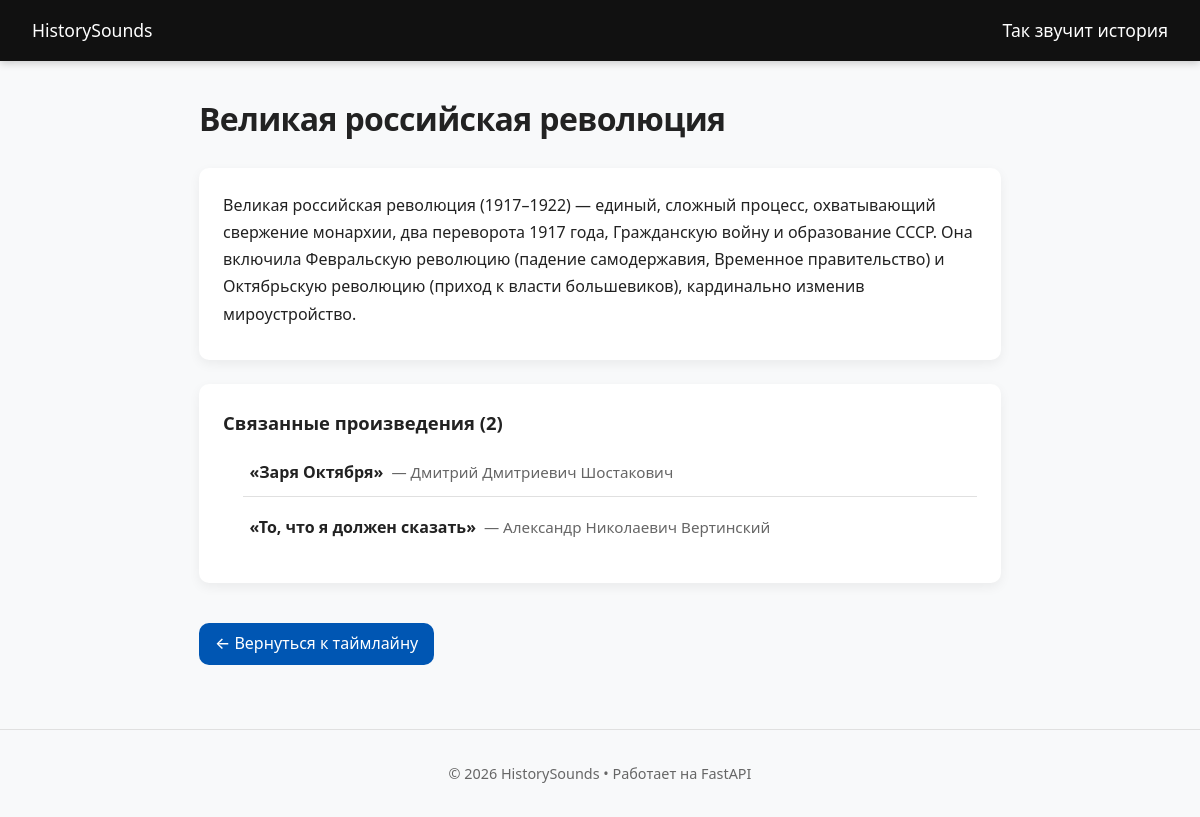
Screenshot of /event/4 with the database file from the repository.
### models/events.py (models this page shows)
class Event(Base):
    __tablename__ = "events"
    id = Column(Integer, primary_key=True, index=True, autoincrement=True)
    title = Column(String, nullable=True)
    description = Column(String, nullable=False)
    excel_id = Column(String, index=True)
    songs = relationship("Song", secondary=song_event, back_populates="events")
    year_start = Column(Integer, nullable=True)
    year_end = Column(Integer, nullable=True)

### models/songs.py (models this page shows)
class Song(Base):
    __tablename__ = "songs"
    id = Column(Integer, primary_key=True, index=True, autoincrement=True)
    name = Column(String, nullable=False)
    composer = Column(String, nullable=False)
    description = Column(Text, nullable=True)
    composer_info = Column(String, nullable=True)
    link = Column(String, nullable=True)
    events = relationship("Event", secondary=song_event, back_populates="songs")

### app.py (the view)
@app.get("/event/{event_id}", response_class=HTMLResponse)
async def event_page(request: Request, event_id: int, db: Session = Depends(get_db)):
    event = db.query(Event).filter(Event.id == event_id).first()
    if not event:
        raise HTTPException(status_code=404, detail="Event not found")
    return templates.TemplateResponse(request, "event.html", {"event": event})

### templates/event.html (shortened to what this page needs)
{% extends "base.html" %}
{% block content %}
<article class="event-page">
  <div class="page-header">
    <h1>{{ event.title }}</h1>
  </div>
  <div class="card">
    <p>{{ event.description }}</p>
  </div>
  {% if event.songs %}
  <div class="card">
    <h3>Связанные произведения ({{ event.songs|length }})</h3>
    <ul class="song-list">
{% for song in event.songs %}
  <li>
    <a href="/song/{{ song.name | e }}?from_event={{ event.id }}" class="song-link">
      <span class="song-title">{{ song.name }}</span>
      <span class="song-composer">
        {% if song.composer and song.composer|lower not in ['nan','none','','?','—','-'] %}
          — {{ song.composer }}
        {% else %}
          — <em>Автор неизвестен</em>
        {% endif %}
      </span>
    </a>
  </li>
{% endfor %}
</ul>
  </div>
  {% else %}
  <div class="card">
    <p style="color:var(--text-muted); font-style:italic;">Нет связанных музыкальных произведений.</p>
  </div>
  {% endif %}
  <a href="/" class="back-btn">← Вернуться к таймлайну</a>
</article>
{% endblock %}

### static/style.css (style rules this page uses)
:root { --primary: #0056b3; --primary-hover: #003d82; --bg: #f8f9fa; --card-bg: #ffffff; --text: #222; --text-muted: #666; --border: #e0e0e0; --shadow: 0 4px 12px rgba(0,0,0,0.06); --shadow-hover: 0 8px 24px rgba(0,0,0,0.12); --radius: 10px; --transition: 0.2s ease; }
* { box-sizing: border-box; margin: 0; padding: 0; }
html, body { font-family: system-ui, -apple-system, "Segoe UI", Roboto, sans-serif; line-height: 1.6; color: var(--text); background: var(--bg); min-height: 100vh; display: flex; flex-direction: column; }
h1 { margin-bottom: 0.5rem; font-size: 2rem; letter-spacing: -0.02em; }
.page-header { margin-bottom: 1.5rem; }
.page-header h1 { margin-bottom: 0.25rem; }
.card { background: var(--card-bg); padding: 1.5rem; border-radius: var(--radius); box-shadow: var(--shadow); margin-bottom: 1.5rem; }
.card h3 { margin-bottom: 0.75rem; font-size: 1.15rem; }
.card p, .card li { line-height: 1.7; margin-bottom: 0.5rem; }
.card ul { padding-left: 1.25rem; }
.back-btn { display: inline-flex; align-items: center; gap: 0.5rem; margin-top: 1rem; padding: 0.5rem 1rem; background: var(--primary); color: white; text-decoration: none; border-radius: var(--radius); font-weight: 500; transition: background var(--transition); }
.song-list { list-style: none; padding: 0; }
.song-list li { border-bottom: 1px solid var(--border); transition: background 0.2s; }
.song-list li:last-child { border-bottom: none; }
.song-link { display: flex; align-items: baseline; gap: 0.5rem; padding: 0.6rem 0.4rem; text-decoration: none; color: var(--text); border-radius: 6px; transition: background 0.2s, color 0.2s; }
.song-title { font-weight: 600; }
.song-composer { color: var(--text-muted); font-size: 0.95rem; }

### rows the page displays
Event: title "Великая российская революция", description "Великая российская революция (1917–1922) — единый, сложный процесс, охватывающий свержение монархии, два переворота 1917 года, Гражданскую войну и образование СССР. Она включила Февральскую революцию (падение самодержавия, Временное правительство) и Октябрьскую революцию (приход к власти большевиков), кардинально изменив мироустройство."
Song: name "«Заря Октября»", composer "Дмитрий Дмитриевич Шостакович"
Song: name "«То, что я должен сказать»", composer "Александр Николаевич Вертинский"

### other values shown
{{ event.songs|length }} "2"
